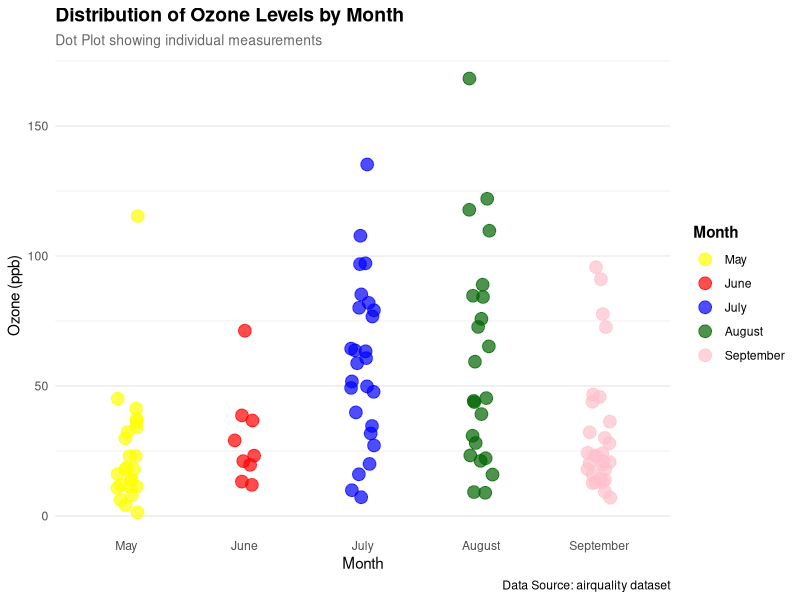
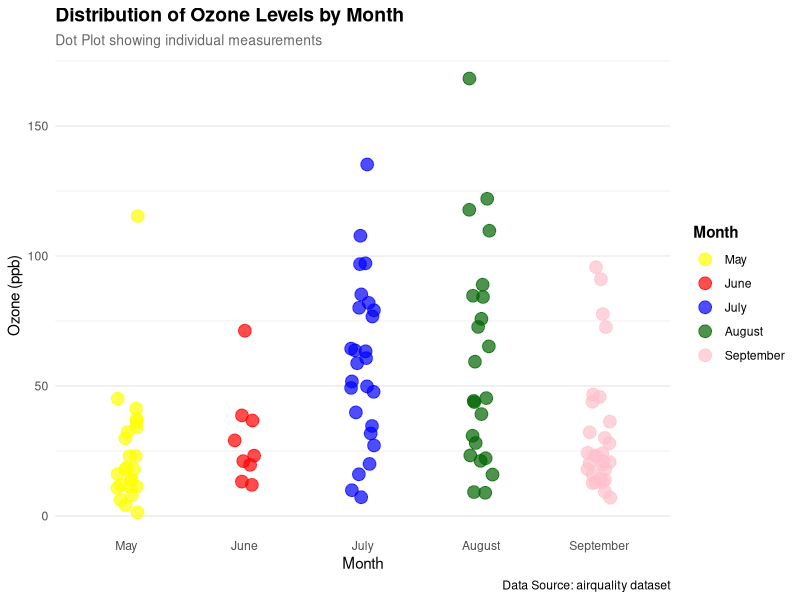

These charts were generated, in order, by the following R code:
# ====================================================================
# lab10_Data_Dynamo-s.R
# Collaborative R Visualization Project
# Dataset: airquality 
# Team Members:
# Esha Kambli 2301 - Pie Chart
# Deversh Shetgaonkar 2302 - Box Plot
# Sahil Gaonkar 2305 - Stacked Bar Chart
# Prabhanjan Halvegar 2306 - Line Chart
# Atharv Gawas 2313 - Dot Chart
# Aarchi Teli 2318 - Histogram
# Sarvadhnya Patil 2321 - Bar Chart
# Harsh Palyekar 2329 - Scatter Chart
# ====================================================================

# ====================================================================
# SECTION 0: SHARED SETUP (DO NOT MODIFY)
# ====================================================================
# Load dataset
data(airquality)

# Shared data preparation
air_data <- na.omit(airquality)
air_data$Month <- factor(air_data$Month,
                         levels = c(5, 6, 7, 8, 9),
                         labels = c("May", "June", "July", "August", "September"))

# Shared color palette
month_colors <- c("steelblue", "seagreen3", "darkorange", "firebrick3", "purple")

# ====================================================================
# SECTION 1: PIE CHART - Esha Kambli (2301)
# ====================================================================
plot_pie_chart <- function() {
  # Add your pie chart code here
  # Example structure:
  # slices <- table(air_data$Month)
  # pie(slices, main="Distribution by Month", col=month_colors)
  
  cat("Pie Chart section - Esha Kambli\n")
}

# ====================================================================
# SECTION 2: BAR CHART - Sarvadhnya Patil (2321)
# ====================================================================
plot_bar_chart <- function() {
  # Add your bar chart code here
  # Example structure:
  # barplot(table(air_data$Month), main="Bar Chart", col=month_colors)
  
  cat("Bar Chart section - Sarvadhnya Patil\n")
}

# ====================================================================
# SECTION 3: LINE CHART - Prabhanjan Halvegar (2306)
# ====================================================================
plot_line_chart <- function() {
  # Add your line chart code here
  # Example structure:
  # plot(air_data$Day, air_data$Temp, type="l", main="Line Chart")
  
  cat("Line Chart section - Prabhanjan Halvegar\n")
}

# ====================================================================
# SECTION 4: STACKED BAR CHART - Sahil Gaonkar (2305)
# ====================================================================
plot_stacked_bar <- function() {
  # Add your stacked bar chart code here
  
  cat("Stacked Bar Chart section - Sahil Gaonkar\n")
}

# ====================================================================
# SECTION 5: HISTOGRAM - Aarchi Teli (2318)
# ====================================================================
plot_histogram <- function() {
  # Add your histogram code here
  # Example structure:
  # hist(air_data$Temp, main="Temperature Distribution", col="skyblue")
  
  cat("Histogram section - Aarchi Teli\n")
}

# ====================================================================
# SECTION 6: DOT CHART - Atharv Gawas (2313)
# ====================================================================
plot_dot_chart <- function() {
  # Load required libraries (only if not already loaded)
  if (!require("ggplot2", quietly = TRUE)) {
    stop("ggplot2 package required. Please install it with: install.packages('ggplot2')")
  }
  if (!require("dplyr", quietly = TRUE)) {
    stop("dplyr package required. Please install it with: install.packages('dplyr')")
  }
  
  # Prepare data: Get all ozone readings by month
  ozone_data <- air_data %>%
    select(Month, Ozone) %>%
    mutate(Month = factor(Month, levels = c("May", "June", "July", "August", "September")))
  
  # Create the dot plot with multiple points per month
  dot_plot <- ggplot(ozone_data, aes(x = Month, y = Ozone, color = Month)) +
    geom_point(size = 4, alpha = 0.7, position = position_jitter(width = 0.1, seed = 42)) +
    labs(title = "Distribution of Ozone Levels by Month",
         subtitle = "Dot Plot showing individual measurements",
         x = "Month",
         y = "Ozone (ppb)",
         color = "Month",
         caption = "Data Source: airquality dataset") +
    scale_color_manual(values = c("May" = "yellow", 
                                  "June" = "red", 
                                  "July" = "blue", 
                                  "August" = "darkgreen", 
                                  "September" = "pink")) +
    theme_minimal() +
    theme(plot.title = element_text(face = "bold", size = 14),
          plot.subtitle = element_text(size = 10, color = "gray40"),
          legend.position = "right",
          legend.title = element_text(face = "bold"),
          panel.grid.major.x = element_blank())
  
  # Display the plot
  print(dot_plot)
  
  # Save plot (optional - only saves when function is called individually)
  if (!dir.exists("images")) dir.create("images")
  ggsave("images/dotplot_ozone_by_month.png", dot_plot, width = 8, height = 5, dpi = 300)
  
  cat("Dot Chart section - Atharv Gawas (2313) - Complete\n")
  
  # Return the plot object invisibly for potential further use
  invisible(dot_plot)
}

# ====================================================================
# SECTION 7: SCATTER CHART - Harsh Palyekar (2329)
# ====================================================================
plot_scatter_chart <- function() {
  # Add your scatter chart code here
  # Example structure:
  # plot(air_data$Temp, air_data$Ozone, main="Scatter Plot")
  
  cat("Scatter Chart section - Harsh Palyekar\n")
}

# ====================================================================
# SECTION 8: BOX PLOT - Deversh Shetgaonkar (2302)
# ====================================================================
plot_box_plot <- function() {
  # Add your box plot code here
  # Example structure:
  # boxplot(Ozone ~ Month, data=air_data, main="Box Plot", col=month_colors)
  
  cat("Box Plot section - Deversh Shetgaonkar\n")
}

# ====================================================================
# MAIN EXECUTION: Run all plots
# ====================================================================
# Set up multi-panel layout for viewing all plots
par(mfrow = c(3, 3), mar = c(4, 4, 3, 2))

# Execute each plot function
plot_pie_chart()
plot_bar_chart()
plot_line_chart()
plot_stacked_bar()
plot_histogram()
plot_dot_chart()
plot_scatter_chart()
plot_box_plot()

# Reset layout
par(mfrow = c(1, 1))
